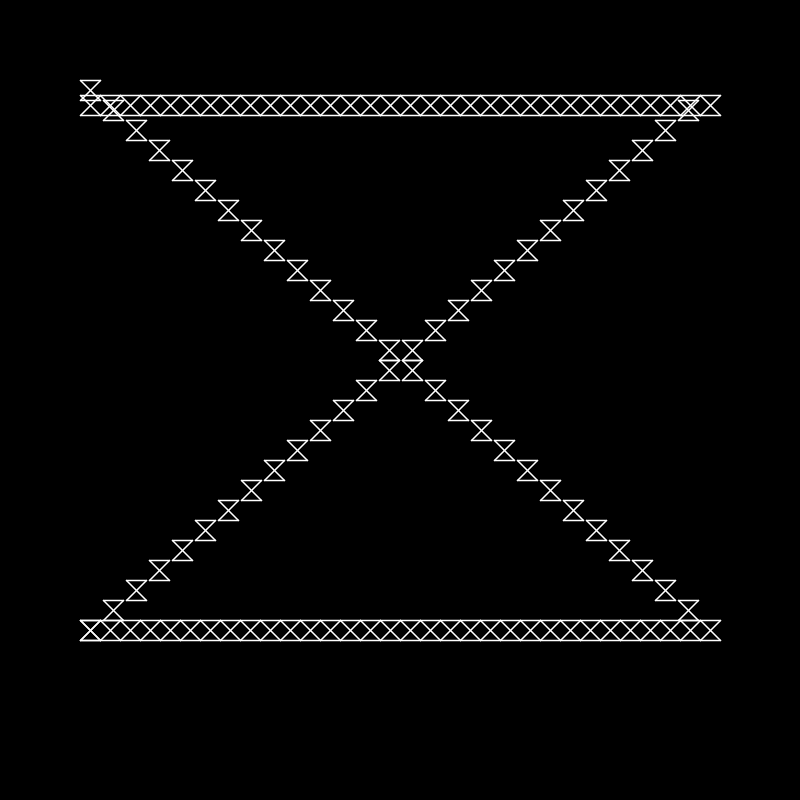
Frame 1 (no input)
Frame 60 (the mouse pressed at the canvas centre just before this capture): identical to frame 1, image omitted
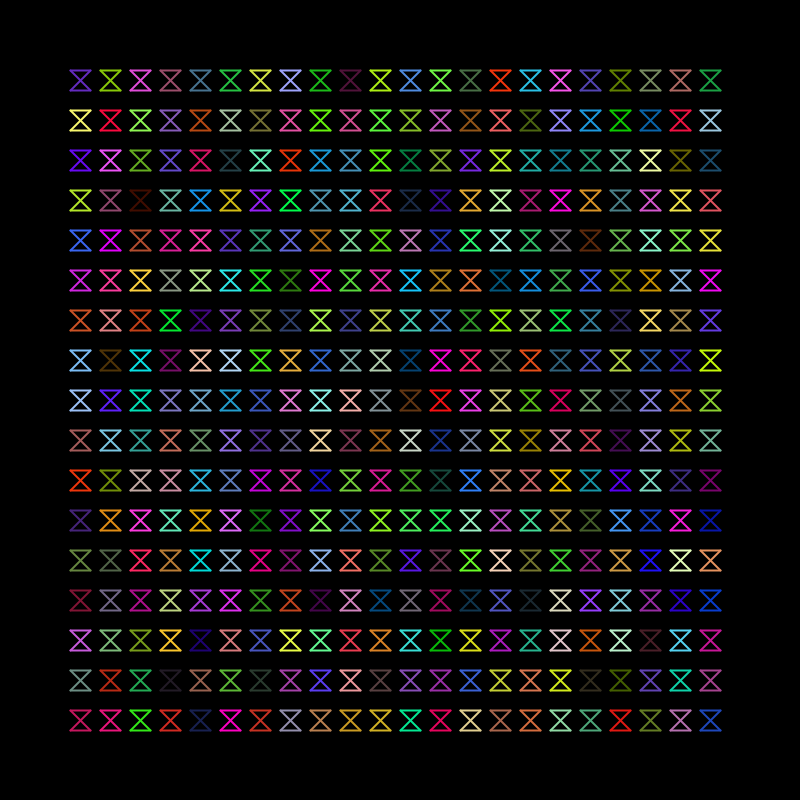
Frame 120 (the mouse held since frame 60 and released just before this capture)

The Processing sketch that drew these frames (run headless with seeded random() and noise(); from frame 60 on, the mouse is pressed at the canvas centre):

// Processing sketch: sketch_2_final
// ── sketch_2_final.pde
//jamie lee - sketch 2
//initialize pattern number (out of 5)
int pattern = 1;
//misc variables for certain patterns
float ang;
int xPos, yPos, sRan, cRan;

void setup(){
    size(800, 800);
}

//resetting certain parameters that may be changed by patterns
//and also the else if statements that allow it to cycle
void draw(){
    background(0);
    stroke(255);
    frameRate(60);
    if(pattern == 1){
        patternOne();
    }
    else if(pattern == 2){
        patternTwo();
    }
    else if(pattern == 3){
        noCursor();
        patternThree();
    }
    else if(pattern == 4){
        patternFour();
    }
    else if(pattern == 5){
        patternFive();
    }
}

//cycling thru patterns
void mousePressed(){
    pattern++;
    if(pattern > 5){
        pattern = 1;
    }
}

//base stamp
void stamp(int x, int y, float s){
  strokeWeight(s);
  line(20 + x, 20 + y, 40 + x, 20 + y);
  line(20 + x, 40 + y, 40 + x, 40 + y);
  line(20 + x, 20 + y, 40 + x, 40 + y);
  line(40 + x, 20 + y, 20 + x, 40 + y);
}

//pattern 1
void patternOne(){
    int x1 = 60;
    for(int j = 75; j < 700; j += 525){
        for(int i = 50; i <= width - 120; i += 20){
            stamp(10 + i, j, 1.5);
        }
    }
    for(int j = 60; j < 600; j += 20){
        stamp(x1, j, 1.5);
        x1 += 23;
    }
    //reinitialize
    x1 = 60;
    for(int j = 600; j > 60; j -= 20){
        stamp(x1, j, 1.5);
        x1 += 23;
    }
}

//pattern 2
void patternTwo(){
    for(int j = 50; j <= width - 100; j += 30){
        //randomizing colors
        for(int i = 50; i <= width - 100; i += 40){
            stroke(int(random(255)), int(random(255)), int(random(255)));
            stamp(j, i, 2);
        }
    }
}

//pattern 3
void patternThree(){
    for(int j = 50; j <= width - 100; j += 50){
        for(int i = 50; i <= width - 100; i += 50){
            //change color with mouse movement
            stroke(255 - mouseX, pmouseX, mouseY);
            stamp(j, i, 1);
        }
    }
    //stamp to follow mouse cursor with opposite color
    for(int j = 10; j <= width - 500; j += 100){
        stroke(mouseY, 200, mouseX);
        //two stamps--one that follows the cursor
        //and another that mirrors it
        stamp(mouseY, mouseX, 3);
        stamp(mouseX, mouseY, 3);
        rotate(HALF_PI);
    }
}

//pattern 4
void patternFour(){
    //center the origin
    translate(400, 400);
    for(int j = 0; j < 10; j++){
        rotate(radians(ang));
        //multiple rotating stamps, stroke weight is also
        //randomized to add variety
        for(int i = 1; i < 100; i += 10){
            stroke(int(random(50, 250)));
            stamp(i * j, i * j, int(random(1, 5)));
        }
    }
    //increment to spin faster
    ang += 0.5;
}

//pattern 5
void patternFive(){
    //adjust frame rate bc it's too fast otherwise
    frameRate(10);
    //randomizing appearance of stamp
    for(int j = 0; j < 300; j++){
        xPos = int(random(800));
        yPos = int(random(800));
        sRan = int(random(4));
        cRan = int(random(255));
        stroke(cRan);
        translate(xPos, yPos);
        stamp(int(random(20)), int(random(20)), sRan);
    }
}
